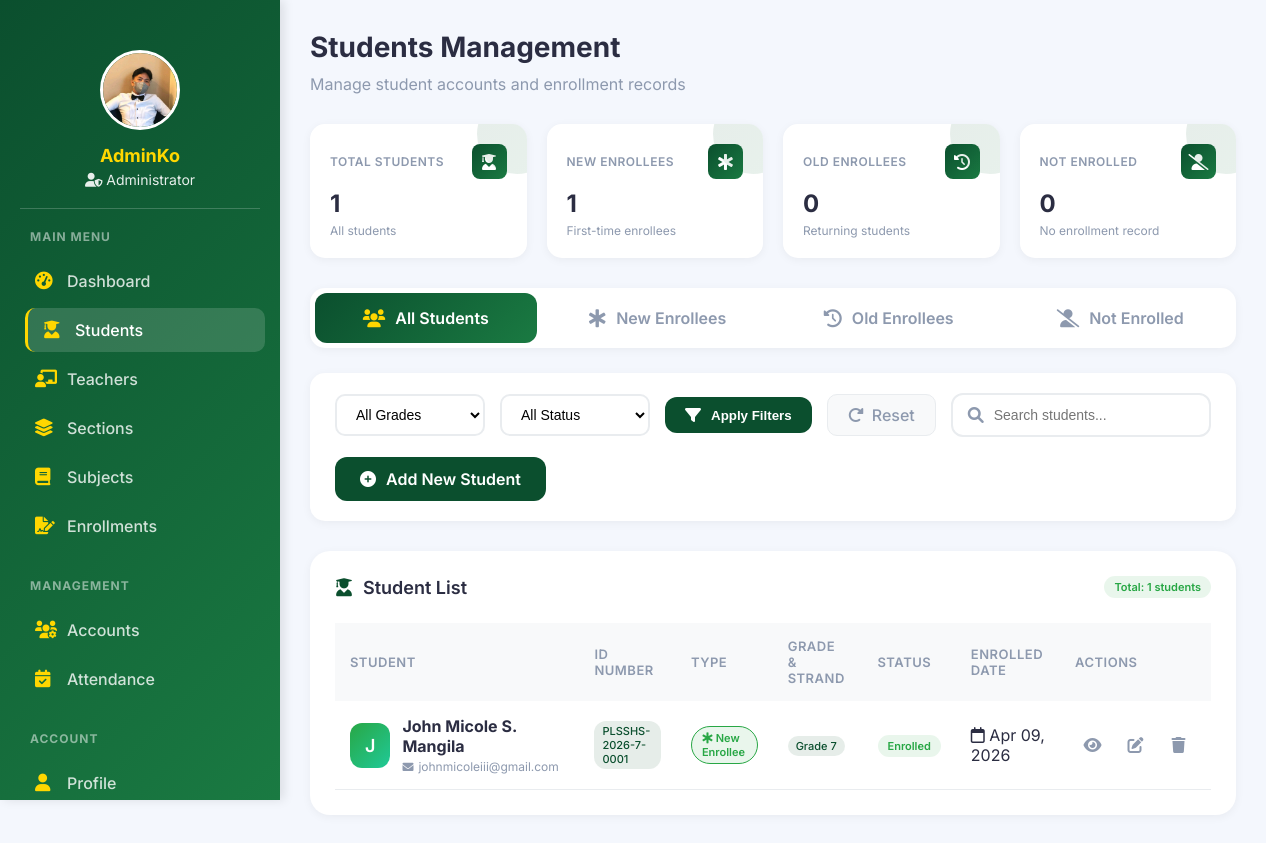
/admin/students.php (signed in), run on the app's committed database.
### tables this page shows
CREATE TABLE `users` (
  `id` int(11) NOT NULL,
  `id_number` varchar(50) DEFAULT NULL,
  `firstname` varchar(100) DEFAULT NULL,
  `middlename` varchar(50) DEFAULT NULL,
  `lastname` varchar(100) DEFAULT NULL,
  `birthdate` date DEFAULT NULL,
  `gender` enum('Male','Female','Other') DEFAULT NULL,
  `fullname` varchar(100) DEFAULT NULL,
  `email` varchar(100) DEFAULT NULL,
  `password` varchar(255) DEFAULT NULL,
  `role` enum('Admin','Registrar','Teacher','Student') DEFAULT NULL,
  `status` enum('pending','approved','rejected') NOT NULL DEFAULT 'pending',
  `two_factor_enabled` tinyint(1) NOT NULL DEFAULT 0,
  `two_factor_last_used` timestamp NULL DEFAULT NULL,
  `two_factor_verified` tinyint(1) NOT NULL DEFAULT 0,
  `last_password_change` timestamp NULL DEFAULT NULL,
  `approved_by` int(11) DEFAULT NULL,
  `approved_at` timestamp NULL DEFAULT NULL,
  `rejection_reason` text DEFAULT NULL,
  `created_at` timestamp NOT NULL DEFAULT current_timestamp(),
  `profile_picture` varchar(255) DEFAULT NULL
);

CREATE TABLE `enrollments` (
  `id` int(11) NOT NULL,
  `student_id` int(11) NOT NULL,
  `grade_id` int(11) NOT NULL,
  `section_id` int(11) DEFAULT NULL,
  `school_year` varchar(20) NOT NULL,
  `status` enum('Pending','Enrolled','Rejected') DEFAULT 'Pending',
  `strand` varchar(50) DEFAULT NULL,
  `form_138` varchar(255) DEFAULT NULL,
  `created_at` timestamp NOT NULL DEFAULT current_timestamp(),
  `good_moral` varchar(255) DEFAULT NULL,
  `psa_birth` varchar(255) DEFAULT NULL,
  `student_type` enum('new','continuing','transferee') DEFAULT 'new',
  `form_137` varchar(255) DEFAULT NULL,
  `psa_birth_cert` varchar(255) DEFAULT NULL,
  `good_moral_cert` varchar(255) DEFAULT NULL,
  `certificate_of_completion` varchar(255) DEFAULT NULL,
  `id_pictures` varchar(255) DEFAULT NULL,
  `medical_cert` varchar(255) DEFAULT NULL,
  `entrance_exam_result` varchar(255) DEFAULT NULL,
  `other_documents` text DEFAULT NULL
);

CREATE TABLE `grade_levels` (
  `id` int(11) NOT NULL,
  `grade_name` varchar(20) DEFAULT NULL
);

### admin/students.php (the view, shortened to what the rows shown need)
<?php
include("../config/database.php");
$admin_name = $_SESSION['user']['fullname'];
$admin_id = $_SESSION['user']['id'];
$admin_stmt = $conn->prepare("SELECT profile_picture FROM users WHERE id = ?");
$admin_stmt->execute([$admin_id]);
$admin_data = $admin_stmt->fetch(PDO::FETCH_ASSOC);
$profile_picture = $admin_data['profile_picture'] ?? null;
$enrollee_type = isset($_GET['type']) ? $_GET['type'] : 'all';
$current_year = date('Y');
$current_sy = $current_year . '-' . ($current_year + 1);
$query = "
    SELECT u.*,
           e.id as enrollment_id,
           e.grade_id,
           e.status as enrollment_status,
           e.strand,
           e.school_year,
           e.created_at as enrolled_date,
           g.grade_name,
           (SELECT COUNT(*) FROM enrollments WHERE student_id = u.id) as total_enrollments,
           (SELECT COUNT(*) FROM enrollments WHERE student_id = u.id AND school_year < ?) as previous_enrollments,
           (SELECT COUNT(*) FROM enrollments WHERE student_id = u.id AND school_year = ?) as current_enrollments
    FROM users u
    LEFT JOIN enrollments e ON u.id = e.student_id AND e.school_year = ?
    LEFT JOIN grade_levels g ON e.grade_id = g.id
    WHERE u.role = 'Student'
";
$params = [$current_sy, $current_sy, $current_sy];
$query .= " ORDER BY u.created_at DESC";
$stmt = $conn->prepare($query);
$stmt->execute($params);
$students = $stmt->fetchAll(PDO::FETCH_ASSOC);
?>
<!DOCTYPE html>
<html lang="en">
<head>
    <link rel="stylesheet" href="https://cdnjs.cloudflare.com/ajax/libs/font-awesome/6.0.0/css/all.min.css">
</head>
<body>
    <div class="app-container">
        <div class="sidebar">
            <div class="admin-info">
                <div class="admin-avatar">
                    <?php if($profile_picture && file_exists("../" . $profile_picture)): ?>
                        <img src="../<?php echo $profile_picture; ?>" alt="Profile Picture">
                    <?php else: ?>
                        <div class="avatar-initial">
                            <?php echo strtoupper(substr($admin_name, 0, 1)); ?>
                        </div>
                    <?php endif; ?>
                </div>
            </div>
        </div>
        <div class="main-content">
            <div class="dashboard-header">
                <h1>Students Management</h1>
            </div>
            <div class="table-card">
                <div class="table-container">
                    <table class="students-table">
                        <thead>
                            <tr>
                                <th>Student</th>
                                <th>ID Number</th>
                                <th>Type</th>
                                <th>Grade & Strand</th>
                                <th>Status</th>
                                <th>Enrolled Date</th>
                                <th>Actions</th>
                            </tr>
                        </thead>
                        <tbody>
                            <?php if(count($students) > 0): ?>
                                <?php foreach($students as $student):
                                    if($student['total_enrollments'] == 0) {
                                        $student_type = 'not_enrolled';
                                        $student_type_label = 'Not Enrolled';
                                        $student_type_icon = 'user-slash';
                                    } elseif($student['total_enrollments'] == 1 && $student['current_enrollments'] == 1) {
                                        $student_type = 'new';
                                        $student_type_label = 'New Enrollee';
                                        $student_type_icon = 'star-of-life';
                                    } elseif($student['previous_enrollments'] > 0 && $student['current_enrollments'] == 1) {
                                        $student_type = 'old';
                                        $student_type_label = 'Old Enrollee';
                                        $student_type_icon = 'history';
                                    } else {
                                        $student_type = 'not_enrolled';
                                        $student_type_label = 'Not Enrolled';
                                        $student_type_icon = 'user-slash';
                                    }
                                ?>
                                    <tr>
                                        <td>
                                            <div class="student-info">
                                                <div class="student-avatar <?php echo $student_type; ?>">
                                                    <?php echo strtoupper(substr($student['fullname'], 0, 1)); ?>
                                                </div>
                                                <div class="student-details">
                                                    <h4><?php echo htmlspecialchars($student['fullname']); ?></h4>
                                                    <span><i class="fas fa-envelope"></i> <?php echo htmlspecialchars($student['email']); ?></span>
                                                </div>
                                            </div>
                                        </td>
                                        <td>
                                            <span class="grade-tag"><?php echo $student['id_number'] ?? 'N/A'; ?></span>
                                        </td>
                                        <td>
                                            <span class="badge badge-<?php echo $student_type; ?>">
                                                <i class="fas fa-<?php echo $student_type_icon; ?>"></i>
                                                <?php echo $student_type_label; ?>
                                            </span>
                                        </td>
                                        <td>
                                            <?php if(!empty($student['grade_name'])): ?>
                                                <span class="grade-tag"><?php echo htmlspecialchars($student['grade_name']); ?></span>
                                            <?php else: ?>
                                                <span class="badge-none">Not enrolled</span>
                                            <?php endif; ?>
                                        </td>
                                        <td>
                                            <?php if(!empty($student['enrollment_status'])): ?>
                                                <span class="badge badge-<?php echo strtolower($student['enrollment_status']); ?>">
                                                    <?php echo $student['enrollment_status']; ?>
                                                </span>
                                            <?php else: ?>
                                                <span class="badge badge-none">No record</span>
                                            <?php endif; ?>
                                        </td>
                                        <td>
                                            <?php if(!empty($student['enrolled_date'])): ?>
                                                <span class="activity-time">
                                                    <i class="far fa-calendar"></i>
                                                    <?php echo date('M d, Y', strtotime($student['enrolled_date'])); ?>
                                                </span>
                                            <?php else: ?>
                                                <span class="activity-time">—</span>
                                            <?php endif; ?>
                                        </td>
                                        <td>
                                            <div class="action-btns">
                                                <a href="view_student.php?id=<?php echo $student['id']; ?>" class="btn-icon btn-view" title="View Details">
                                                    <i class="fas fa-eye"></i>
                                                </a>
                                                <a href="edit_student.php?id=<?php echo $student['id']; ?>" class="btn-icon btn-edit" title="Edit">
                                                    <i class="fas fa-edit"></i>
                                                </a>
                                                <a href="?delete=<?php echo $student['id']; ?>&type=<?php echo $enrollee_type; ?>" class="btn-icon btn-delete" title="Delete"
                                                   onclick="return confirm('Are you sure you want to delete this student? This will also delete all associated records.')">
                                                    <i class="fas fa-trash"></i>
                                                </a>
                                            </div>
                                        </td>
                                    </tr>
                                <?php endforeach; ?>
                            <?php endif; ?>
                        </tbody>
                    </table>
                </div>
            </div>
        </div>
    </div>
</body>
</html>

### data on the page
users: profile_picture (picture)
enrollments: student.fullname "J", student.fullname "John Micole S. Mangila", student.email "johnmicoleiii@gmail.com", student.id_number "PLSSHS-2026-7-0001", student_type_label "New Enrollee", grade.grade_name "Grade 7", status "Enrolled", created_at "Apr 09, 2026"

### other printed values
explode(' ', $admin_name)[0] "AdminKo"
$total_students "1"
$new_students "1"
$old_students "0"
$not_enrolled "0"
count($students) "1"
